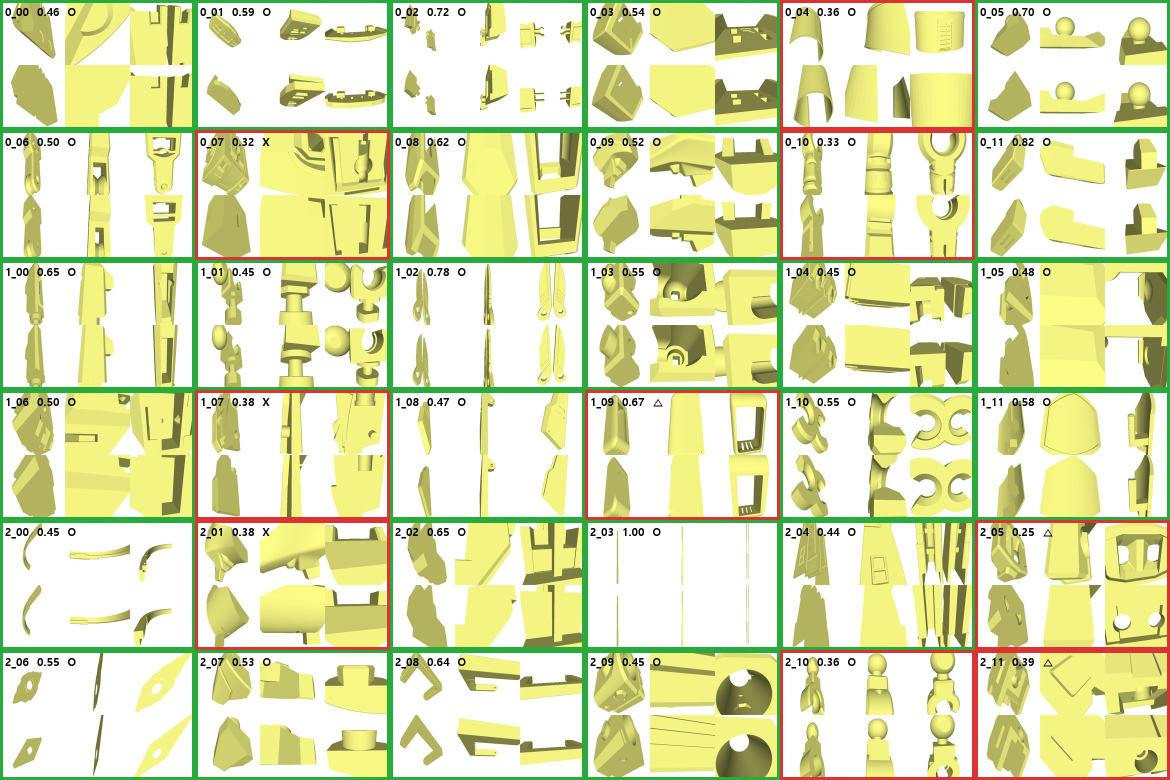
#> input picture 트레일/trail10_cadrille/runs/그림/사전0_36.jpg, 2340 x 1560 px (shown at 1/2 size)
$ python '무기분할.py' '../트레일/trail10_cadrille/runs/그림/사전0_36.jpg' '../트레일/trail10_cadrille/runs/그림/구조_인코더시험.png'
#> lines starting #> are read from the running program, lines starting #| are printed output that depends on the picture; after the words box and inside, x2 and y2 are one past the last pixel; in counts of white or black regions, pixels touching at a corner belong together
### 건축3d/kinds.py
# -*- coding: utf-8 -*-
"""**종류를 센다.** 개수가 아니라 「서로 다른 형태가 몇 가지냐」다.

    python kinds.py D:/imggen/blades6/r6_gate_front.png [내판.png ...] [--min 40]

## 왜 필요한가

밀도(10만 화소당 선 덩어리)만 향해 루프를 돌렸더니 기둥이 **나사산**이 됐다.
같은 마디를 스물두 개 깔면 밀도는 오르는데 그림은 나빠진다.

`5_blender/부품/거리.py` 가 이미 같은 병을 적어놨다 —
`vend` 는 **물건 35개인데 종류는 여덟**이었고, 「화소는 찼는데 종류가 없었다」.

그래서 눈금이 둘이어야 한다. **밀도와 종류.**

## 어떻게 세나

윤곽마다 **푸리에 기술자**를 뽑는다. 윤곽 점을 복소수 z=x+iy 로 놓고 FFT 를 하면 —

    첫 계수(k=0)를 버리면      위치가 사라진다 (평행이동 불변)
    |계수| 만 쓰면             회전과 시작점이 사라진다
    |c1| 로 나누면             크기가 사라진다 (**큰 크로켓과 작은 크로켓이 같은 종류**)

남은 벡터가 「모양」이다. 가까운 것끼리 묶으면 그 묶음 수가 종류 수다.

## 문턱을 하나로 안 박는다

묶는 거리 문턱은 임의값이라, **여러 문턱에서 세서 같이 찍는다.**
표본 하나로 눈금을 긋지 않는다 (`LESSONS` — loop 를 표본 셋으로 그은 실수).

`demo()` 로 눈금을 잡았다 — **원·사각·삼각을 크기 셋씩 그려 놓으면 0.10 에서 셋으로 갈린다.**
그보다 넓으면 사각과 삼각이 붙고, 0.30 이면 다 한 가지가 된다.
장식처럼 서로 비슷한 것들은 더 좁혀야 할 수 있다 — 그래서 넷을 같이 찍는다.
"""
import sys

import cv2
import numpy as np

N_PT = 128                 # 윤곽을 몇 점으로 다시 샘플링하나
N_HARM = 16                # 쓸 하모닉 수. 낮을수록 큰 형태만 본다
THRESHOLDS = (0.10, 0.15, 0.20, 0.30)


def imread(path):
    """**한글 경로용.** `cv2.imread` 는 윈도우에서 비ASCII 경로를 조용히 못 읽는다."""
    return cv2.imdecode(np.fromfile(path, dtype=np.uint8), cv2.IMREAD_COLOR)


# [109 lines left out: functions imwrite, gold_mask, resample, descriptor, cluster, count and 2 more, not called in this run]


# [15 lines that do not run on import are left out]


COLORS = [(60, 200, 240), (240, 120, 60), (90, 220, 120), (220, 90, 220),
          (240, 230, 90), (120, 120, 250), (250, 170, 90), (140, 250, 250),
          (200, 60, 140), (90, 250, 190), (250, 90, 90), (170, 200, 60),
          (120, 60, 250), (60, 140, 200), (200, 200, 200), (250, 60, 200),
          (60, 250, 60), (200, 140, 250)]


# [47 lines left out: function draw, not called in this run]

### 무기3d/무기분할.py
# -*- coding: utf-8 -*-
"""**무기를 부품으로 나눈다.** 날 · 가드 · 자루 · 자루끝.

    python 무기분할.py D:/imggen/weapons/w_front.png 무기부품.json [--bins 48]

## 왜 나누나

한 줄기로 훑으면 **물레 기둥**이 된다. 가드는 길이의 3% 인데 24칸으로 훑으면
한 칸도 못 채우고 뭉개진다. 그리고 가드는 날과 **다른 물건**이라 각이 서야 한다.

원화가 이미 나눠 그려놨다 — **은색 날 · 금색 가드 · 붉은 자루 · 금색 자루끝.**
색이 바뀌는 자리가 부품 경계다. 폭도 같이 본다(가드는 갑자기 넓어진다).

## 어떻게 나누나

축을 따라 48칸으로 잘라 칸마다 **반폭과 색**을 잰다. 그리고 —

    색이 바뀌면      경계 (은 -> 금 -> 붉음)
    폭이 1.6배 뛰면  경계 (가드가 튀어나오는 자리)

이웃한 같은 칸을 묶으면 부품이 된다. 너무 짧은 조각(2칸 미만)은 앞 부품에 붙인다.

## 이름은 순서가 아니라 역할로

처음엔 앞에서부터 날·가드·자루 순으로 붙였더니 **끝 2% 짜리 조각이 「날」**이 됐다.
순서가 아니라 생김새가 역할을 말한다 —

    제일 넓은 조각        가드
    가드 앞에서 제일 긴 것  날 (나머지는 날장식)
    가드 뒤 첫 조각        자루
    가드 뒤 마지막 조각    자루끝
"""
import json
import sys

import numpy as np

sys.path.insert(0, r"G:\art2real\건축3d")
import kinds as K                                             # noqa: E402

cv2 = K.cv2
BINS = 48
WIDTH_JUMP = 1.6           # 이 배수 이상 폭이 뛰면 경계
COLOR_STEP = 0.16          # 색이 이만큼 멀어지면 경계 (0~1 RGB 거리)
NAMES = ["날", "가드", "자루", "자루끝", "부품5", "부품6", "부품7", "부품8"]


def not_bg(im, tol=42):
    c = 24
    corners = np.concatenate([im[:c, :c].reshape(-1, 3), im[:c, -c:].reshape(-1, 3),
                              im[-c:, :c].reshape(-1, 3), im[-c:, -c:].reshape(-1, 3)])
    bg = np.median(corners, axis=0)
    d = np.abs(im.astype(np.int16) - bg[None, None, :]).sum(axis=2)
    m = (d > tol).astype(np.uint8)
    k = cv2.getStructuringElement(cv2.MORPH_ELLIPSE, (3, 3))
    m = cv2.morphologyEx(m, cv2.MORPH_CLOSE, k, iterations=2)
    return cv2.morphologyEx(m, cv2.MORPH_OPEN, k, iterations=1)


def bins_of(im, c, nb=BINS):
    """무기 하나 -> 칸마다 (반폭, 색). **먹선은 뺀다** — 얇은 날은 절반이 외곽선이다."""
    fill = np.zeros(im.shape[:2], np.uint8)
    cv2.drawContours(fill, [c], -1, 1, -1)
    ys, xs = np.nonzero(fill)
    if len(xs) < 40:
        return None
    p = np.c_[xs, ys].astype(np.float64)
    ctr = p.mean(axis=0)
    _, _, vt = np.linalg.svd(p - ctr, full_matrices=False)
    q = (p - ctr) @ vt.T
    lo, hi = q[:, 0].min(), q[:, 0].max()
    L = hi - lo
    if L < 1e-6:
        return None
    out = []
    for i in range(nb):
        sel = (q[:, 0] >= lo + L * i / nb) & (q[:, 0] < lo + L * (i + 1) / nb)
        if sel.sum() < 4:
            out.append((0.0, None))
            continue
        hw = float((q[sel, 1].max() - q[sel, 1].min()) / 2.0 / L)
        px = im[ys[sel], xs[sel]].astype(np.float64)
        v = px.max(axis=1)
        keep = px[v >= np.percentile(v, 55)]
        if len(keep) < 3:
            keep = px
        b, g, r = np.median(keep, axis=0)
        out.append((hw, (r / 255.0, g / 255.0, b / 255.0)))
    # **가드에서 먼 쪽이 칼끝이다.** 처음엔 「앞 8칸이 뒤 8칸보다 넓으면 뒤집기」로 했는데
    # 검은 양끝이 다 좁아서 못 가린다 — 자루를 칼끝으로 잡는 일이 생겼다.
    # 제일 넓은 칸(가드)이 앞쪽에 있으면 뒤집는다
    wid = [w for w, _ in out]
    if wid and int(np.argmax(wid)) < len(wid) / 2.0:
        out = out[::-1]
    return out, float(L)


def split(bins):
    """칸 목록 -> 부품 구간. 색이 바뀌거나 폭이 뛰면 자른다."""
    cuts = [0]
    for i in range(1, len(bins)):
        w0, c0 = bins[i - 1]
        w1, c1 = bins[i]
        if c0 is None or c1 is None:
            continue
        dc = max(abs(a - b) for a, b in zip(c0, c1))
        dw = (max(w0, w1) + 1e-6) / (min(w0, w1) + 1e-6)
        if dc > COLOR_STEP or dw > WIDTH_JUMP:
            cuts.append(i)
    cuts.append(len(bins))
    segs = [(cuts[i], cuts[i + 1]) for i in range(len(cuts) - 1)]
    # 2칸 미만은 앞에 붙인다 — 한 칸짜리 조각은 부품이 아니라 잡음이다
    merged = []
    for a, b in segs:
        if merged and b - a < 2:
            merged[-1] = (merged[-1][0], b)
        else:
            merged.append((a, b))
    return merged


def parts_of(bins, L, nb=BINS):
    segs = split(bins)
    rows = []
    for a, b in segs:
        ws = [bins[i][0] for i in range(a, b)]
        cs = [bins[i][1] for i in range(a, b) if bins[i][1]]
        if cs:
            rows.append((a, b, ws, [round(float(v), 4) for v in np.median(np.array(cs), axis=0)]))
    if not rows:
        return []
    gi = int(np.argmax([max(r[2]) for r in rows]))              # 제일 넓은 = 가드
    front = [i for i in range(len(rows)) if i < gi]
    bi = max(front, key=lambda i: rows[i][1] - rows[i][0]) if front else None
    out = []
    for i, (a, b, ws, col) in enumerate(rows):
        if i == gi:
            nm = "가드"
        elif i == bi:
            nm = "날"
        elif i < gi:
            nm = "날장식"
        elif i == len(rows) - 1:
            nm = "자루끝"
        elif i == gi + 1:
            nm = "자루"
        else:
            nm = "자루장식"
        out.append({"이름": nm, "t0": round(a / float(nb), 4), "t1": round(b / float(nb), 4),
                    "반폭": [round(float(w), 5) for w in ws], "색": col})
    return out


def main():
    src, dst = sys.argv[1], sys.argv[2]
    nb = int(sys.argv[sys.argv.index("--bins") + 1]) if "--bins" in sys.argv else BINS
    im = K.imread(src)
#> in imread, returned value is the input picture: shape (1560, 2340, 3); mean B, G, R 177.1, 225.8, 221.6
    assert im is not None, src
    hgt = 1400
    im = np.ascontiguousarray(cv2.resize(
        im, (int(round(im.shape[1] * hgt / im.shape[0])), hgt), interpolation=cv2.INTER_AREA))
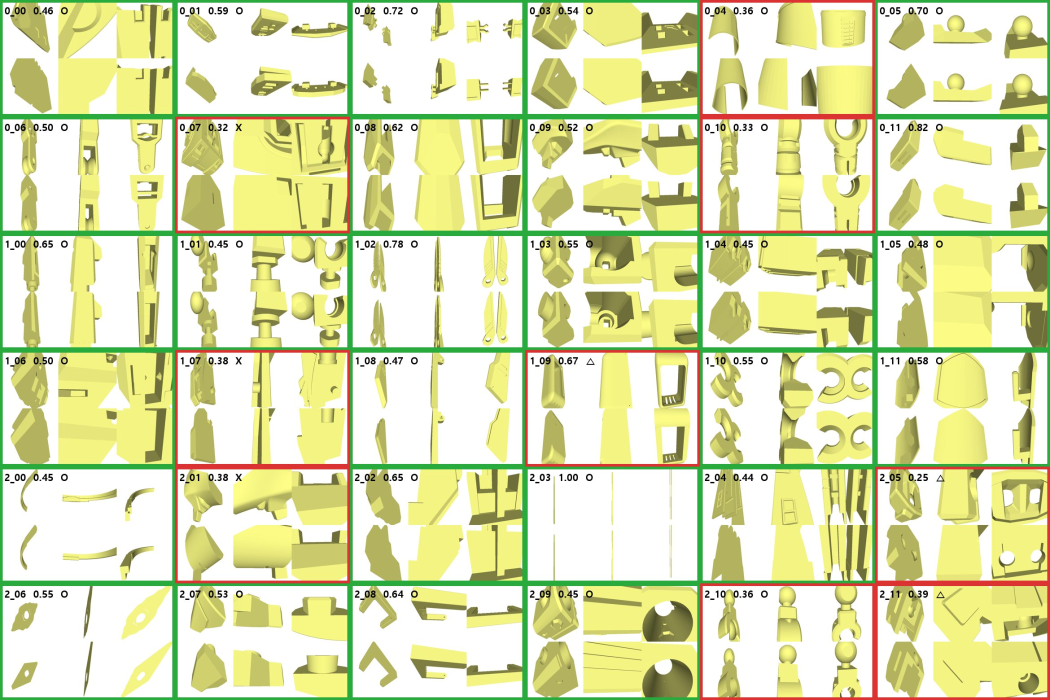
#> im: shape (1400, 2100, 3) (shown at 1/2 size); mean B, G, R 177.1, 225.8, 221.6
    m = not_bg(im)
#> in not_bg, `corners = np.concatenate([im[:c, :c].reshape(-1, 3), im[:c, -c:].resha..`: corners = 2304 rows, first 8: [80, 176, 33], [71, 171, 34], [61, 168, 38], [57, 170, 37], [60, 174, 34], [65, 174, 32], [69, 171, 30], [73, 171, 33]
#> in not_bg, `bg = np.median(corners, axis=0)`: bg = [173.5, 225, 231]
#> in not_bg, `d = np.abs(im.astype(np.int16) - bg[None, None, :]).sum(axis=2)`:
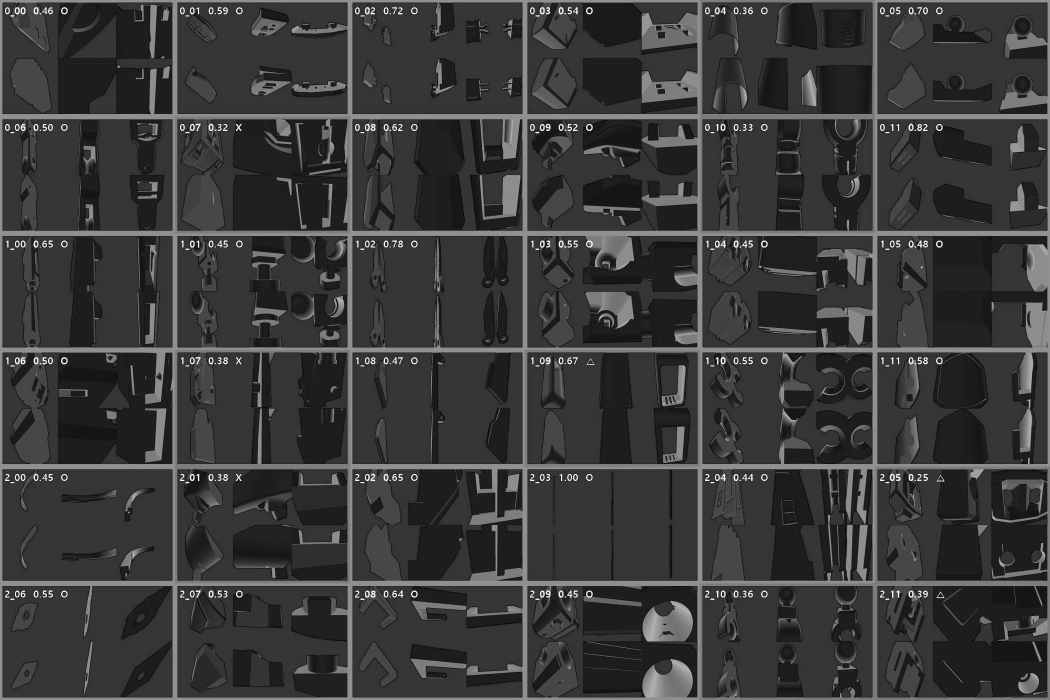
#> d: shape (1400, 2100) float64 (shown at 1/2 size); min 2.5, max 629.5, mean 145.7; drawn with min black and max white
#> in not_bg, `m = (d > tol).astype(np.uint8)`:
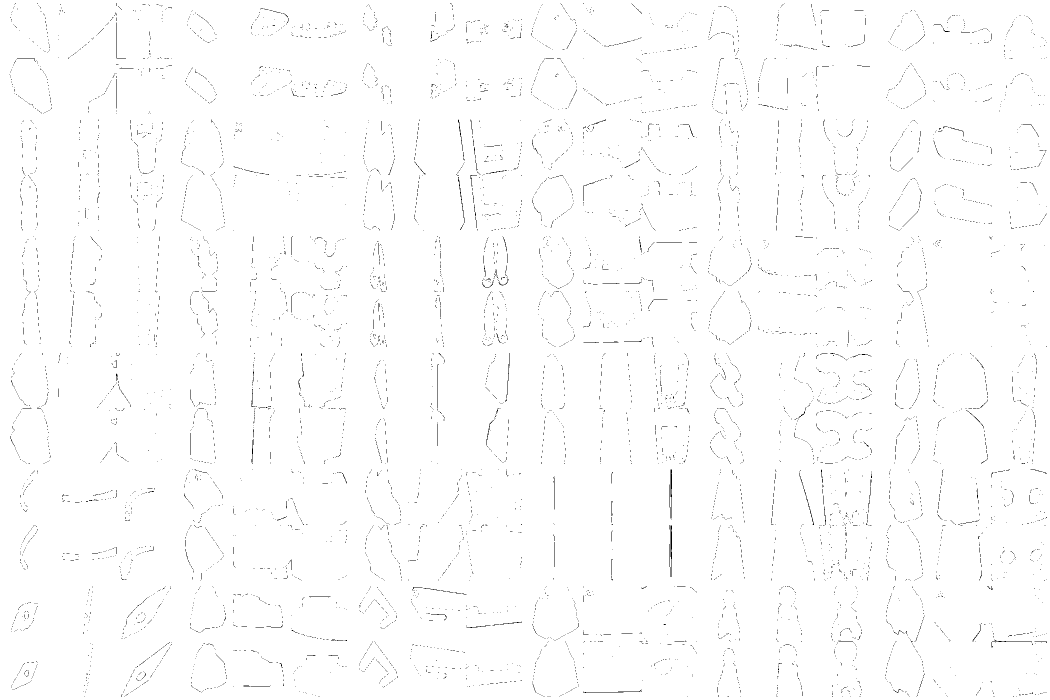
#> m: shape (1400, 2100) (shown at 1/2 size); values 0 (black) and 1 (white), 99.1% white; black in thin lines or dots
#> in not_bg, `m = cv2.morphologyEx(m, cv2.MORPH_CLOSE, k, iterations=2)`: m: shape (1400, 2100); every value is 1
    cs, _ = cv2.findContours(m, cv2.RETR_EXTERNAL, cv2.CHAIN_APPROX_NONE)
#> cs = 1 contour; box (x1, y1, x2, y2) and area: (0, 0, 2100, 1400) 2936501
    ws = []
    for c in cs:
        if cv2.contourArea(c) < 900 or len(c) < 12:
            continue
        r = bins_of(im, c, nb)
        if r is None or r[1] < hgt * 0.12:
            continue
        bins, L = r
        ws.append({"길이": round(L, 1), "부품": parts_of(bins, L, nb)})
#> this loop made 1 pass
#> (ctr in bins_of, vt in bins_of, lo in bins_of, hi in bins_of, gi in parts_of) on pass 1: ([1049.5, 699.5], [[1, 0], [0, 1]], -1049.5, 1049.5, 0)
#> after the loop, ws = 1 item
    ws.sort(key=lambda w: -w["길이"])
    json.dump({"src": src, "칸": nb, "자루수": len(ws), "무기": ws},
              open(dst, "w", encoding="utf-8"), ensure_ascii=False, indent=1)
    print("SPLIT %d 자루 · 부품 평균 %.1f 개 -> %s"
          % (len(ws), np.mean([len(w["부품"]) for w in ws]), dst))
#| SPLIT 1 자루 · 부품 평균 5.0 개 -> ../트레일/trail10_cadrille/runs/그림/구조_인코더시험.png
    for w in ws[:6]:
        print("  길이 %5.0f  " % w["길이"]
              + "  ".join("%s(%.2f~%.2f)" % (p["이름"], p["t0"], p["t1"]) for p in w["부품"]))
#> this loop made 1 pass
#|   길이  2099  가드(0.00~0.06)  자루(0.06~0.10)  자루장식(0.10~0.42)  자루장식(0.42~0.69)  자루끝(0.69~1.00)


def demo():
    """은날 + 금가드 + 붉은자루를 그려, **셋으로 갈리는지** 본다."""
    im = np.full((700, 200, 3), (90, 120, 120), np.uint8)
    cv2.rectangle(im, (94, 60), (106, 430), (240, 240, 240), -1)      # 은날
    cv2.rectangle(im, (70, 430), (130, 452), (40, 200, 240), -1)      # 금가드
    cv2.rectangle(im, (95, 452), (105, 620), (60, 60, 200), -1)       # 붉은자루
    m = not_bg(im)
    cs, _ = cv2.findContours(m, cv2.RETR_EXTERNAL, cv2.CHAIN_APPROX_NONE)
    c = max(cs, key=cv2.contourArea)
    bins, L = bins_of(im, c, 48)
    ps = parts_of(bins, L, 48)
    assert len(ps) >= 3, [p["이름"] for p in ps]
    assert ps[0]["색"][0] > 0.8 and ps[0]["색"][2] > 0.8, ps[0]["색"]      # 날은 흰색
    print("무기분할.demo OK  부품 %d 개 %s" % (len(ps), [p["이름"] for p in ps]))


if __name__ == "__main__":
    if "--demo" in sys.argv:
        demo()
    else:
        main()
